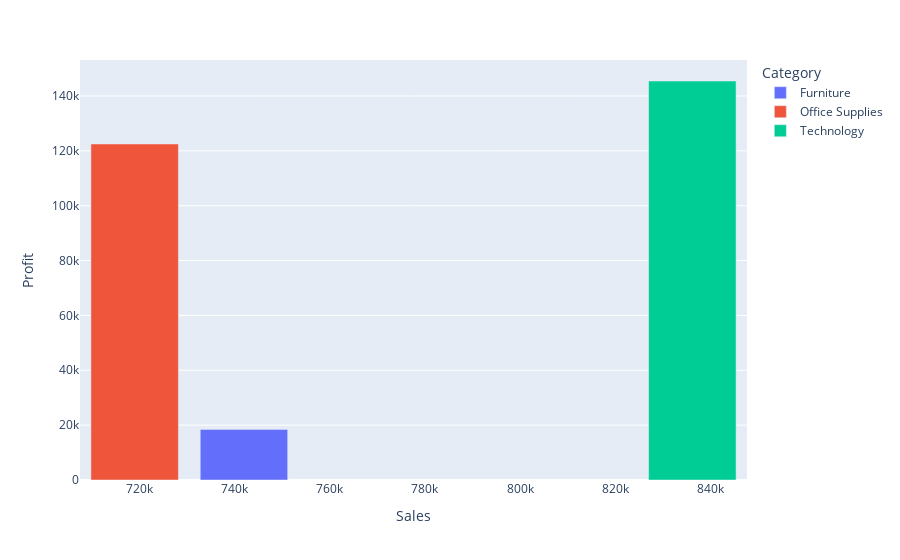

The code cell stored with this chart in its notebook:
### Code cell
category_sales1=sales.groupby('Category')[['Sales','Profit']].sum().reset_index()
px.bar(category_sales1,x='Sales',y='Profit',color='Category')

### Figure 1 — Plotly figure (JSON) as saved in the notebook; plotly's stock layout.template omitted (floating-point values rounded to 4 significant figures)
{"data": [{"alignmentgroup": "True", "hovertemplate": "Category=Furniture<br>Sales=%{x}<br>Profit=%{y}<extra></extra>", "legendgroup": "Furniture", "marker": {"color": "#636efa", "pattern": {"shape": ""}}, "name": "Furniture", "offsetgroup": "Furniture", "orientation": "v", "showlegend": true, "textposition": "auto", "type": "bar", "x": [742000.0], "xaxis": "x", "y": [18450.0], "yaxis": "y"}, {"alignmentgroup": "True", "hovertemplate": "Category=Office Supplies<br>Sales=%{x}<br>Profit=%{y}<extra></extra>", "legendgroup": "Office Supplies", "marker": {"color": "#EF553B", "pattern": {"shape": ""}}, "name": "Office Supplies", "offsetgroup": "Office Supplies", "orientation": "v", "showlegend": true, "textposition": "auto", "type": "bar", "x": [719000.0], "xaxis": "x", "y": [122500.0], "yaxis": "y"}, {"alignmentgroup": "True", "hovertemplate": "Category=Technology<br>Sales=%{x}<br>Profit=%{y}<extra></extra>", "legendgroup": "Technology", "marker": {"color": "#00cc96", "pattern": {"shape": ""}}, "name": "Technology", "offsetgroup": "Technology", "orientation": "v", "showlegend": true, "textposition": "auto", "type": "bar", "x": [836200.0], "xaxis": "x", "y": [145500.0], "yaxis": "y"}], "layout": {"barmode": "relative", "legend": {"title": {"text": "Category"}, "tracegroupgap": 0}, "margin": {"t": 60}, "xaxis": {"anchor": "y", "domain": [0, 1], "title": {"text": "Sales"}}, "yaxis": {"anchor": "x", "domain": [0, 1], "title": {"text": "Profit"}}}}
